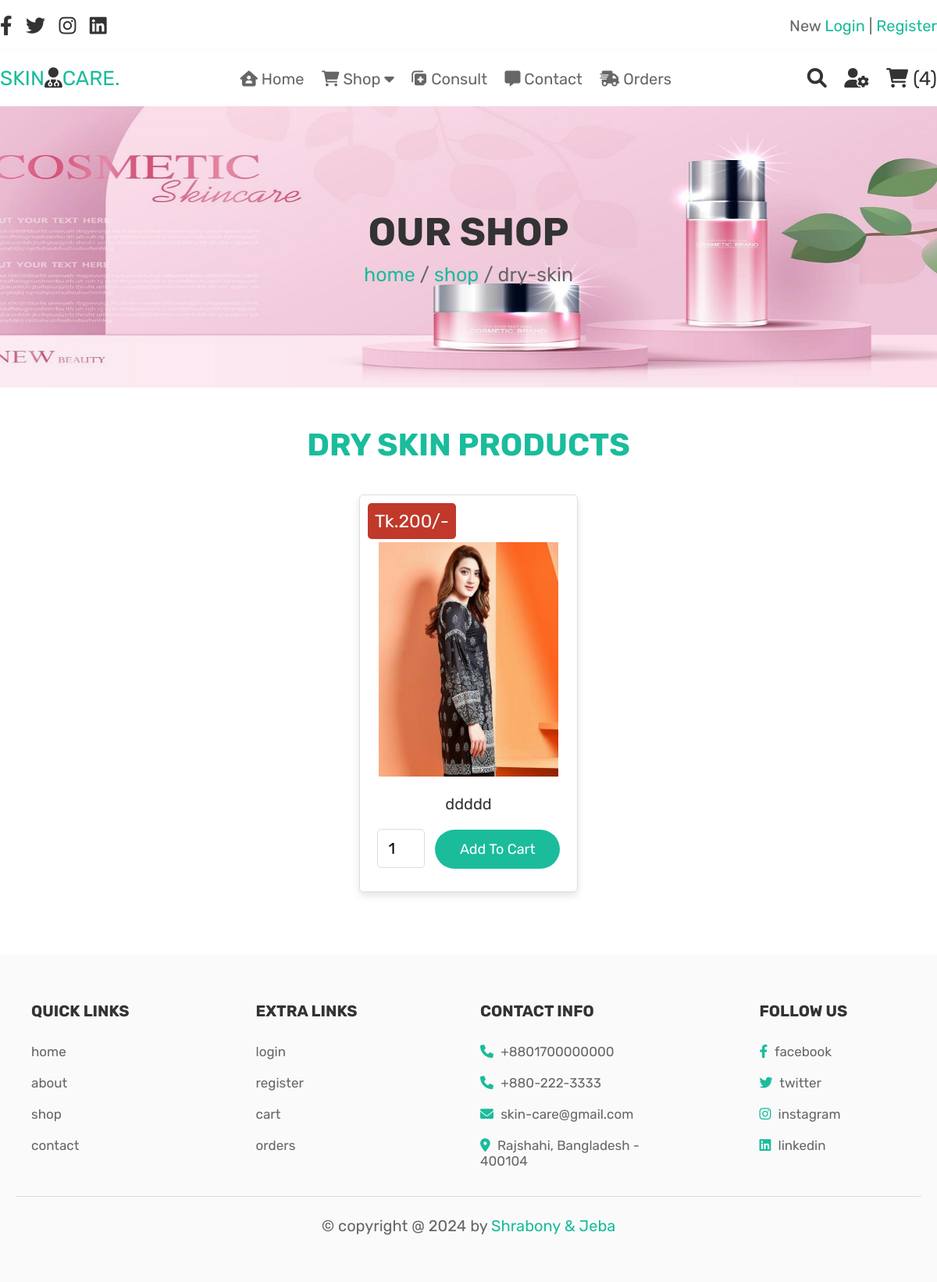
The page /dry_skin.php (signed in) on the database its author committed.
### tables this page shows
CREATE TABLE `products` (
  `id` int(50) NOT NULL,
  `name` varchar(100) NOT NULL,
  `price` int(100) NOT NULL,
  `image` varchar(100) NOT NULL,
  `category` varchar(100) NOT NULL
);

### dry_skin.php (the view, shortened to what this page needs)
<?php
include 'config.php';
?>
<!DOCTYPE html>
<html lang="en">
<head>
   <link rel="stylesheet" href="https://cdnjs.cloudflare.com/ajax/libs/font-awesome/6.0.0/css/all.min.css">
   <link rel="stylesheet" href="css/style.css">
</head>
<body>
<?php include 'header.php'; ?>
<div class="heading">
   <h3>our shop</h3>
   <p> <a href="home.php">home</a> / <a href="./shop.php">shop</a> / dry-skin</p>
</div>
<section class="products space">
   <h1 class="title">Dry Skin products</h1>
   <div class="box-container">
      <?php
         $select_products = mysqli_query($conn, "SELECT * FROM `products` where category = 'dry-skin'") or die('query failed');
         if(mysqli_num_rows($select_products) > 0){
            while($fetch_products = mysqli_fetch_assoc($select_products)){
      ?>
     <form action="" method="post" class="box">
      <img class="image" src="uploaded_img/<?php echo $fetch_products['image']; ?>" alt="">
      <div class="name"><?php echo $fetch_products['name']; ?></div>
      <div class="price">Tk.<?php echo $fetch_products['price']; ?>/-</div>
      <input type="number" min="1" name="product_quantity" value="1" class="qty">
      <input type="submit" value="add to cart" name="add_to_cart" class="btn">
     </form>
      <?php
         }
      }else{
         echo '<p class="empty">no products added yet!</p>';
      }
      ?>
   </div>
</section>
<?php include 'footer.php'; ?>
</body>
</html>

### css/style.css (style rules this page uses)
:root { --green-sea:#1abc9c; --red:#c0392b; --blue:#3498db; --black:#333; --white:#fff; --light-color:#666; --light-white:#ccc; --light-bg:#fafafa; --border:.1rem solid #ddd; --box-shadow:0 .5rem 1rem rgba(0,0,0,.1); }
* { font-family: 'Rubik', sans-serif; margin:0; padding:0; box-sizing: border-box; outline: none; border:none; text-decoration: none; transition:all .2s linear; }
html { font-size: 62.5%; overflow-x: hidden; }
section { padding:3rem 2rem; }
.title { text-align: center; margin-bottom: 2rem; text-transform: uppercase; color:var(--black); font-size: 4rem; }
.btn, .option-btn, .delete-btn, .white-btn { display: inline-block; margin-top: 1rem; padding:1.4rem 3.2rem; cursor: pointer; color:var(--white); font-size: 1.8rem; border-radius: 2.5rem; text-transform: capitalize; }
.white-btn, .btn { background-color: var(--green-sea); }
.heading { min-height: 45vh; display: flex; flex-flow: column; align-items: center; justify-content: center; gap:1rem; background: url(../images/heading-bg.webp) no-repeat; background-size: cover; background-position: top center; text-align: center; }
.heading h3 { font-size: 5rem; color:var(--black); text-transform: uppercase; }
.heading p { font-size: 2.5rem; color:var(--light-color); }
.heading p a { color:var(--green-sea); }
.products .box-container { max-width: 1200px; margin:0 auto; display: grid; grid-template-columns: repeat(auto-fit, 28rem); align-items: flex-start; gap:1.5rem; justify-content: center; }
.products .box-container .box { border-radius: .5rem; background-color: var(--white); box-shadow: var(--box-shadow); padding:2rem; text-align: center; border:var(--border); position: relative; overflow: hidden; }
.products .box-container .box .image { margin-top: 40px; height: 30rem; width: 23rem; }
.products .box-container .box .name { padding:1rem 0; font-size: 2rem; color:var(--black); margin-top: 10px; }
.products .box-container .box .qty { width: 26%; padding:1.2rem 1.4rem; border-radius: .5rem; border:var(--border); margin:1rem 0; margin-right: 10px; font-size: 2rem; }
.products .box-container .box .price { position: absolute; top:1rem; left:1rem; border-radius: .5rem; padding:.9rem; font-size: 2.3rem; color:var(--white); background-color: var(--red); }
.products .title, .shopping-cart h1 { padding: 20px 0; color: var(--green-sea); }
.space { margin-bottom: 50px; }

### rows shown on the page
products: image (picture), name "ddddd", price "200"

### other values the page prints
$cart_rows_number "4"
